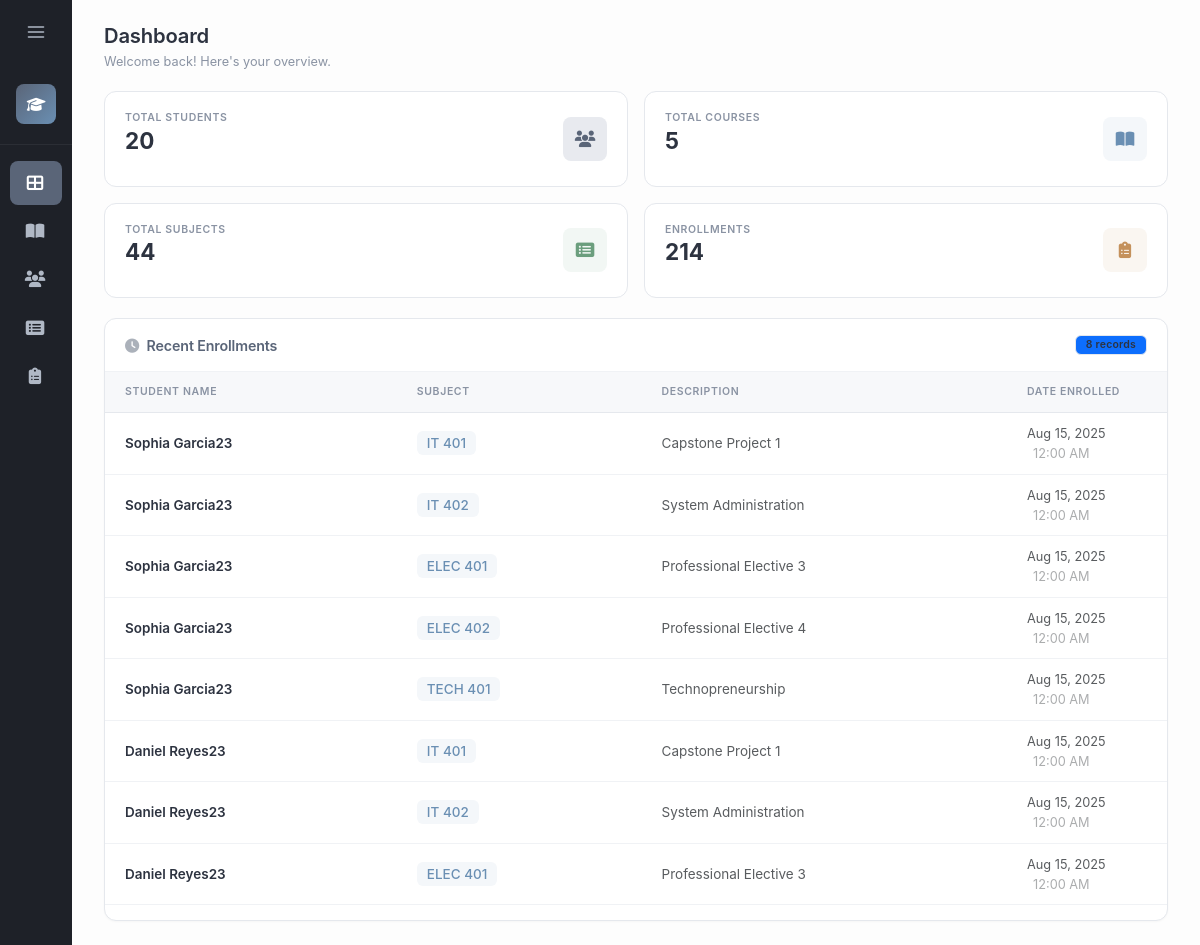
Page /pages/dashboard.php on the committed database.
### tables this page shows
CREATE TABLE `enrollments` (
  `id` int(11) NOT NULL AUTO_INCREMENT,
  `student_id` int(11) NOT NULL,
  `subject_id` int(11) NOT NULL,
  `enrolled_at` timestamp NOT NULL DEFAULT current_timestamp(),
  PRIMARY KEY (`id`),
  FOREIGN KEY (`student_id`) REFERENCES `students` (`id`) ON DELETE CASCADE,
  FOREIGN KEY (`subject_id`) REFERENCES `curriculum` (`CurriculumID`) ON DELETE CASCADE
);

CREATE TABLE `students` (
  `id` int(11) NOT NULL AUTO_INCREMENT,
  `lastname` varchar(50) NOT NULL,
  `firstname` varchar(50) NOT NULL,
  `middlename` varchar(50) DEFAULT NULL,
  `age` int(11) NOT NULL,
  `email` varchar(100) DEFAULT NULL,
  `phone` varchar(20) DEFAULT NULL,
  `created_at` timestamp NOT NULL DEFAULT current_timestamp(),
  PRIMARY KEY (`id`)
);

CREATE TABLE `curriculum` (
  `CurriculumID` int(11) NOT NULL AUTO_INCREMENT,
  `courseID` varchar(10) DEFAULT NULL,
  `subject_code` varchar(20) NOT NULL,
  `description` text NOT NULL,
  `year_level` int(11) NOT NULL,
  `semester` varchar(20) NOT NULL,
  `units` int(11) NOT NULL DEFAULT 3,
  PRIMARY KEY (`CurriculumID`),
  FOREIGN KEY (`courseID`) REFERENCES `course` (`courseID`) ON DELETE SET NULL
);

### pages/dashboard.php (the view, shortened to what this page needs)
<?php
require '../config/db.php';
$stats = [
    'students' => $pdo->query("SELECT COUNT(*) FROM students")->fetchColumn(),
    'subjects' => $pdo->query("SELECT COUNT(*) FROM curriculum")->fetchColumn(),
    'courses'  => $pdo->query("SELECT COUNT(*) FROM course")->fetchColumn(),
    'enrollments' => $pdo->query("SELECT COUNT(*) FROM enrollments")->fetchColumn()
];
$recent_activity = $pdo->query("
    SELECT s.firstname, s.lastname, c.subject_code, c.description, e.enrolled_at
    FROM enrollments e
    JOIN students s ON e.student_id = s.id
    JOIN curriculum c ON e.subject_id = c.CurriculumID
    ORDER BY e.enrolled_at DESC LIMIT 8
")->fetchAll();
?>
<?php include '../includes/sidebar.php'; ?>
<div class="main-content">
    <div class="page-header">
        <div>
            <h1 class="page-title">Dashboard</h1>
            <p class="page-subtitle">Welcome back! Here's your overview.</p>
        </div>
    </div>
    <div class="stats-row">
        <div class="stat-card">
            <div class="stat-info">
                <p class="stat-label">Total Students</p>
                <p class="stat-value"><?php echo $stats['students']; ?></p>
            </div>
            <div class="stat-icon primary">
                <i class="fas fa-users"></i>
            </div>
        </div>
        <div class="stat-card">
            <div class="stat-info">
                <p class="stat-label">Total Courses</p>
                <p class="stat-value"><?php echo $stats['courses']; ?></p>
            </div>
            <div class="stat-icon info">
                <i class="fas fa-book-open"></i>
            </div>
        </div>
        <div class="stat-card">
            <div class="stat-info">
                <p class="stat-label">Total Subjects</p>
                <p class="stat-value"><?php echo $stats['subjects']; ?></p>
            </div>
            <div class="stat-icon success">
                <i class="fas fa-list-alt"></i>
            </div>
        </div>
        <div class="stat-card">
            <div class="stat-info">
                <p class="stat-label">Enrollments</p>
                <p class="stat-value"><?php echo $stats['enrollments']; ?></p>
            </div>
            <div class="stat-icon warning">
                <i class="fas fa-clipboard-list"></i>
            </div>
        </div>
    </div>
    <div class="card flex-fill">
        <div class="card-header d-flex align-items-center justify-content-between">
            <h5 class="mb-0 fw-semibold" style="font-size: 0.95rem; color: var(--text-secondary);">
                <i class="fas fa-clock me-2" style="opacity: 0.5;"></i>Recent Enrollments
            </h5>
            <span class="badge bg-primary"><?php echo count($recent_activity); ?> records</span>
        </div>
        <div class="table-wrapper">
            <table class="table table-hover">
                <thead>
                    <tr>
                        <th style="padding-left: 20px;">Student Name</th>
                        <th>Subject</th>
                        <th>Description</th>
                        <th style="width: 160px;">Date Enrolled</th>
                    </tr>
                </thead>
                <tbody>
                    <?php if (count($recent_activity) > 0): ?>
                        <?php foreach ($recent_activity as $act): ?>
                        <tr>
                            <td style="padding-left: 20px;">
                                <span class="fw-semibold"><?php echo htmlspecialchars($act['firstname'] . ' ' . $act['lastname']); ?></span>
                            </td>
                            <td>
                                <span class="badge-subject"><?php echo htmlspecialchars($act['subject_code']); ?></span>
                            </td>
                            <td class="text-muted"><?php echo htmlspecialchars($act['description']); ?></td>
                            <td>
                                <span class="text-muted small">
                                    <?php echo date('M d, Y', strtotime($act['enrolled_at'])); ?>
                                    <span style="opacity: 0.5; margin-left: 6px;"><?php echo date('h:i A', strtotime($act['enrolled_at'])); ?></span>
                                </span>
                            </td>
                        </tr>
                        <?php endforeach; ?>
                    <?php endif; ?>
                </tbody>
            </table>
        </div>
    </div>
</div>
</body>
</html>

### rows in the picture
enrollments: student.lastname "Sophia Garcia23", subject.subject_code "IT 401", subject.description "Capstone Project 1", enrolled_at "Aug 15, 2025", enrolled_at "12:00 AM"
enrollments: student.lastname "Sophia Garcia23", subject.subject_code "IT 402", subject.description "System Administration", enrolled_at "Aug 15, 2025", enrolled_at "12:00 AM"
enrollments: student.lastname "Sophia Garcia23", subject.subject_code "ELEC 401", subject.description "Professional Elective 3", enrolled_at "Aug 15, 2025", enrolled_at "12:00 AM"
enrollments: student.lastname "Sophia Garcia23", subject.subject_code "ELEC 402", subject.description "Professional Elective 4", enrolled_at "Aug 15, 2025", enrolled_at "12:00 AM"
enrollments: student.lastname "Sophia Garcia23", subject.subject_code "TECH 401", subject.description "Technopreneurship", enrolled_at "Aug 15, 2025", enrolled_at "12:00 AM"
enrollments: student.lastname "Daniel Reyes23", subject.subject_code "IT 401", subject.description "Capstone Project 1", enrolled_at "Aug 15, 2025", enrolled_at "12:00 AM"
enrollments: student.lastname "Daniel Reyes23", subject.subject_code "IT 402", subject.description "System Administration", enrolled_at "Aug 15, 2025", enrolled_at "12:00 AM"
enrollments: student.lastname "Daniel Reyes23", subject.subject_code "ELEC 401", subject.description "Professional Elective 3", enrolled_at "Aug 15, 2025", enrolled_at "12:00 AM"

### other values in the picture
$stats['students'] "20"
$stats['courses'] "5"
$stats['subjects'] "44"
$stats['enrollments'] "214"
count($recent_activity) "8"
